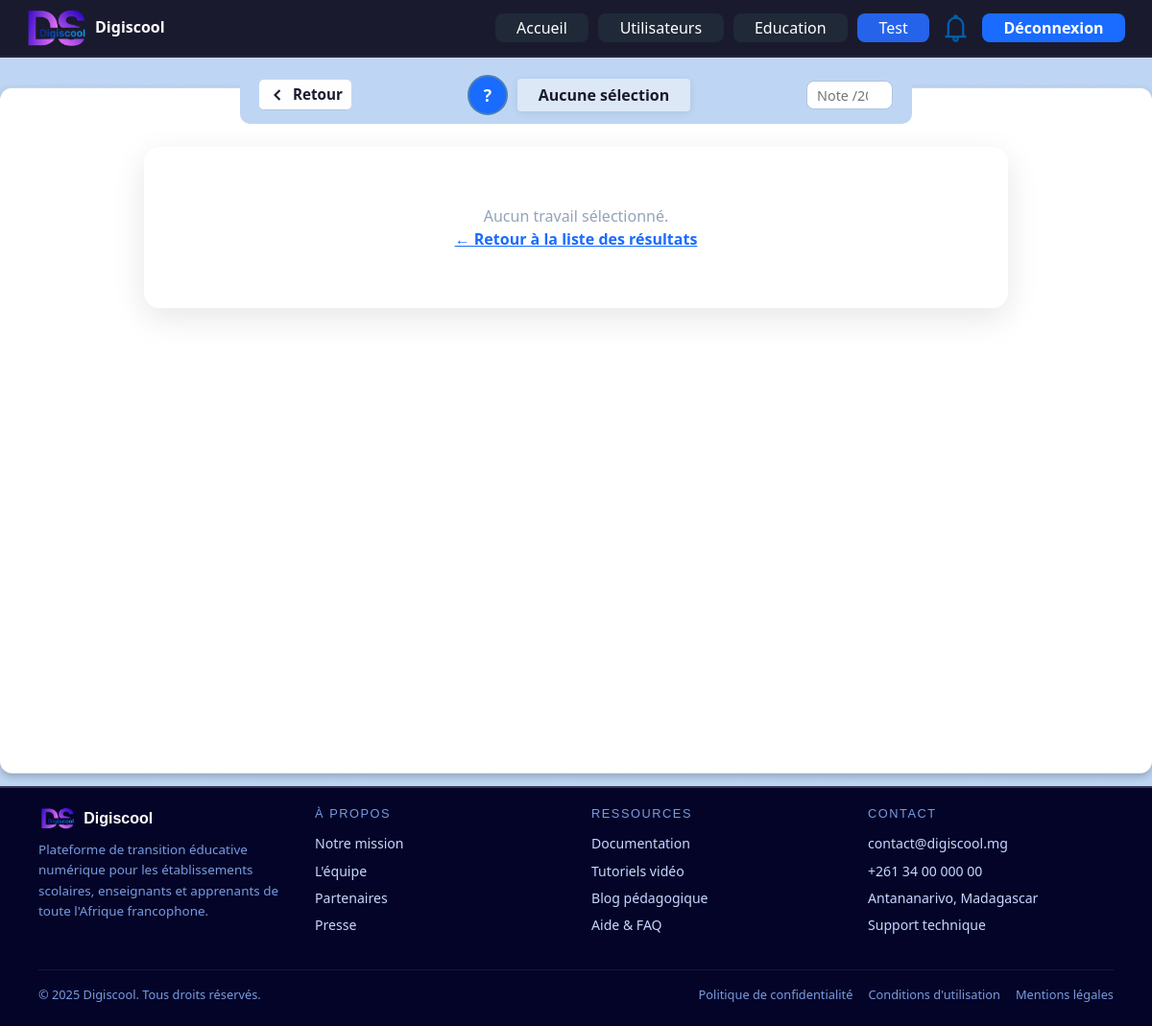
Before: /admin/test/travaille_user?result_id=4 (signed in) with the older database file.
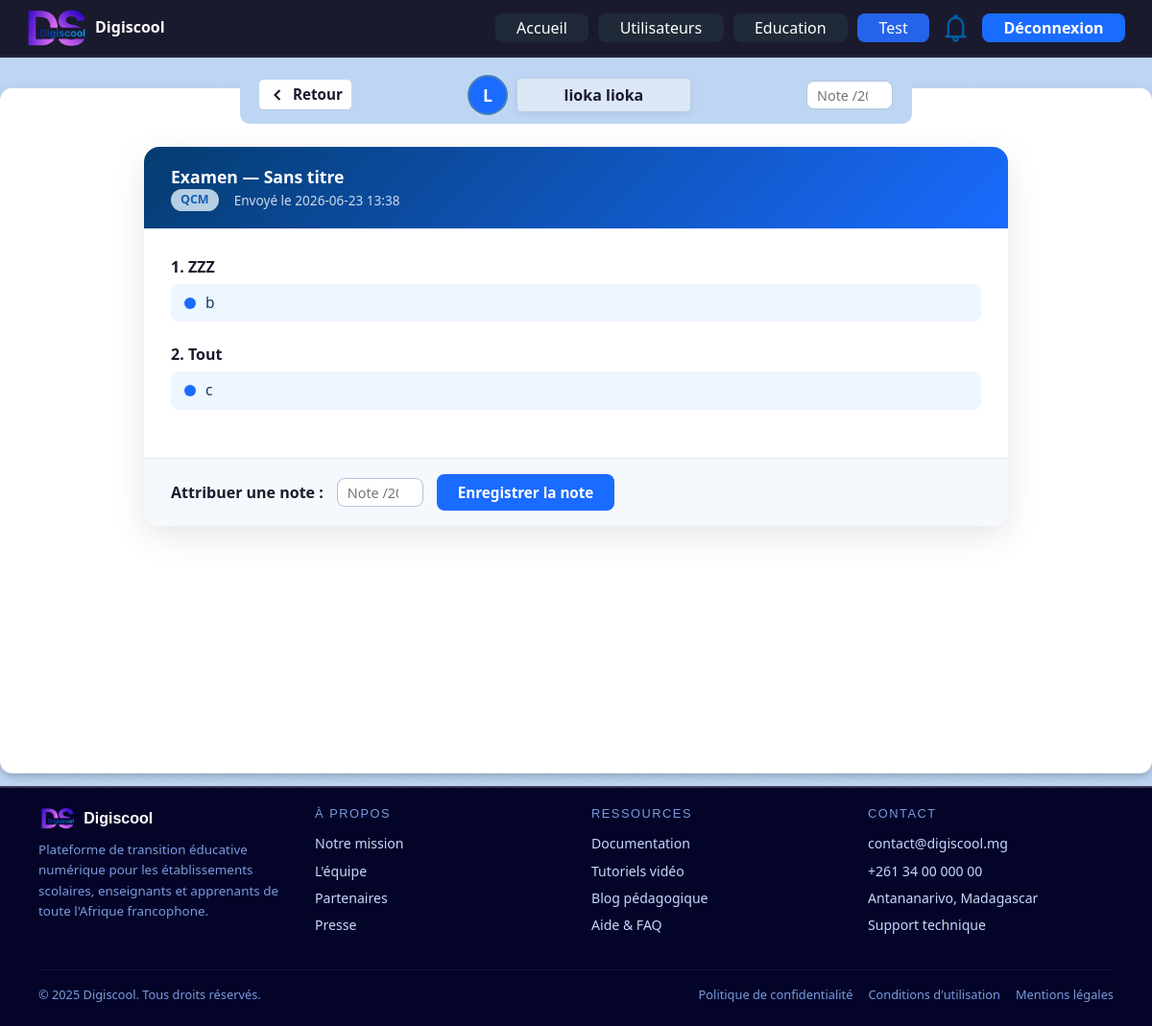
After: the same page with the newer database file.
### tables this page shows
CREATE TABLE users (
                id INTEGER PRIMARY KEY AUTOINCREMENT,
                name TEXT NOT NULL,
                email TEXT NOT NULL UNIQUE,
                password_hash TEXT NOT NULL,
                role TEXT NOT NULL DEFAULT 'user',
                created_at DATETIME DEFAULT CURRENT_TIMESTAMP
            , sexe TEXT DEFAULT '', adresse TEXT DEFAULT '', classe TEXT DEFAULT '', nom TEXT DEFAULT '', prenom TEXT DEFAULT '', statut TEXT NOT NULL DEFAULT 'En attente', dob TEXT DEFAULT '', profession TEXT DEFAULT '', etablissement TEXT DEFAULT '', filiere TEXT DEFAULT '', lien_etablissement TEXT DEFAULT '', matricule TEXT DEFAULT '', phone TEXT DEFAULT '');

CREATE TABLE tests (
                id INTEGER PRIMARY KEY AUTOINCREMENT,
                titre TEXT NOT NULL,
                type TEXT NOT NULL DEFAULT 'examen',
                content_type TEXT NOT NULL DEFAULT 'fichier',
                fichier TEXT DEFAULT '',
                texte TEXT DEFAULT '',
                qcm TEXT DEFAULT '[]',
                start_at TEXT DEFAULT '',
                end_at TEXT DEFAULT '',
                created_at DATETIME DEFAULT CURRENT_TIMESTAMP
            , categorie TEXT NOT NULL DEFAULT 'exercice', fichier_nom TEXT DEFAULT '', fichier_url TEXT DEFAULT '', contenu_texte TEXT DEFAULT '', contenu_qcm TEXT DEFAULT '[]', date_debut TEXT DEFAULT '', heure_debut TEXT DEFAULT '', date_fin TEXT DEFAULT '', heure_fin TEXT DEFAULT '', created_by INTEGER);

CREATE TABLE test_resultats (
                id INTEGER PRIMARY KEY AUTOINCREMENT,
                test_id INTEGER NOT NULL,
                user_id INTEGER NOT NULL,
                reponses TEXT DEFAULT '[]',
                note REAL,
                submitted_at DATETIME DEFAULT CURRENT_TIMESTAMP, fichier_reponse TEXT DEFAULT '',
                FOREIGN KEY(test_id) REFERENCES tests(id),
                FOREIGN KEY(user_id) REFERENCES users(id)
            );

### app.py (the view)
@app.route('/admin/test/travaille_user')
@login_required
@admin_required
def admin_travaille_user():
    result_id = request.args.get('result_id', type=int)
    with get_db() as db:
        notif_count = db.execute(
            "SELECT COUNT(*) FROM notifications WHERE user_id IN (SELECT id FROM users WHERE role='admin') AND is_read=0"
        ).fetchone()[0]
        base_query = '''
            SELECT r.*, t.titre AS test_titre, t.categorie AS test_categorie,
                   t.content_type AS test_content_type, t.fichier_nom AS test_fichier_nom,
                   t.fichier_url AS test_fichier_url, t.contenu_texte AS test_contenu_texte,
                   t.contenu_qcm AS test_contenu_qcm, u.nom AS user_nom, u.prenom AS user_prenom,
                   u.name AS user_name
            FROM test_resultats r
            JOIN tests t ON r.test_id = t.id
            JOIN users u ON r.user_id = u.id
        '''
        results = db.execute(base_query + ' ORDER BY r.submitted_at DESC').fetchall()
        selected_result = None
        selected_reponses = []
        if result_id:
            selected_result = db.execute(base_query + ' WHERE r.id = ? LIMIT 1', (result_id,)).fetchone()
            if selected_result and selected_result['reponses']:
                try:
                    selected_reponses = json.loads(selected_result['reponses'])
                except ValueError:
                    selected_reponses = []
    return render_template(
        'admin/travaille_user.html',
        notif_count=notif_count,
        results=results,
        selected_result=selected_result,
        selected_reponses=selected_reponses
    )

### app.py (called while the page is built)
def get_db():
    conn = sqlite3.connect(DB_PATH)
    conn.row_factory = sqlite3.Row
    return conn

def login_required(view):
    @wraps(view)
    def wrapped_view(*args, **kwargs):
        if 'user_id' not in session:
            return redirect(url_for('index'))
        return view(*args, **kwargs)
    return wrapped_view

def admin_required(view):
    @wraps(view)
    def wrapped_view(*args, **kwargs):
        if session.get('role') != 'admin':
            return redirect(url_for('dashboard'))
        return view(*args, **kwargs)
    return wrapped_view

### templates/admin/travaille_user.html (shortened to what this page needs)
{% extends "admin/dashboard.html" %}
{% set active_page = 'test' %}
{% block content %}
<div class="page-body">
  <div class="search-wrap">
    <div class="retour-bar">
      <button class="btn-retour" onclick="history.back()">
        <svg viewBox="0 0 24 24"><polyline points="15 18 9 12 15 6"/></svg>
        Retour
      </button>
    </div>
    <div class="user-block">
      <div class="user-avatar-circle">
        {% if selected_result %}
          {{ (selected_result.user_name or selected_result.user_prenom or 'U')[0]|upper }}
        {% else %}?{% endif %}
      </div>
      <div class="titre-resultat">
        {% if selected_result %}
          {{ selected_result.user_name or (selected_result.user_prenom ~ ' ' ~ selected_result.user_nom) }}
        {% else %}
          Aucune sélection
        {% endif %}
      </div>
    </div>
    <input type="number" class="input-note" id="note-input"
           min="0" max="20" step="0.5" placeholder="Note /20"
           value="{{ selected_result.note if selected_result and selected_result.note else '' }}">
  </div>
  <div class="work-card">
    {% if selected_result %}
      <div class="work-card-header">
        <div>
          <div class="work-card-title">
            {{ 'Examen' if selected_result.test_categorie == 'examen' else 'Exercice' }}
            — {{ selected_result.test_titre or 'Sans titre' }}
          </div>
          <div class="work-meta">
            <span class="type-badge ct-{{ selected_result.test_content_type }}">
              {{ selected_result.test_content_type|upper }}
            </span>
            <span>Envoyé le {{ selected_result.submitted_at[:16].replace('T',' ') if selected_result.submitted_at else 'N/A' }}</span>
          </div>
        </div>
      </div>
      <div class="work-body">
        {% if selected_result.test_content_type == 'qcm' %}
          {% if selected_reponses %}
            {% for item in selected_reponses %}
            <div class="qcm-block">
              <div class="qcm-question">{{ loop.index }}. {{ item.question }}</div>
              {% if item.reponse %}
                <div class="qcm-answer">
                  <span class="puce"></span>
                  <span>{{ item.reponse }}</span>
                </div>
              {% else %}
                <div class="qcm-no-answer">⚠ Pas de réponse fournie</div>
              {% endif %}
            </div>
            {% endfor %}
          {% else %}
            <div class="empty-state">Aucune réponse QCM enregistrée.</div>
          {% endif %}
        {% else %}
          <div class="empty-state">Type de contenu inconnu.</div>
        {% endif %}
      </div>
      <div class="note-bar">
        <label style="font-weight:600; color:#1a1a2e;">Attribuer une note :</label>
        <input type="number" id="note-bar-input" class="input-note"
               min="0" max="20" step="0.5" placeholder="Note /20"
               value="{{ selected_result.note if selected_result.note else '' }}">
        <button class="btn-note" onclick="saveNote({{ selected_result.id }})">
          Enregistrer la note
        </button>
      </div>
    {% else %}
      <div class="empty-state" style="padding:60px;">
        Aucun travail sélectionné.<br>
        <a href="/admin/test/resultats" style="color:#1a6bff; font-weight:600;">
          ← Retour à la liste des résultats
        </a>
      </div>
    {% endif %}
  </div>
</div>
{% endblock %}

Changed rows visible on the page:
now on this page (row unchanged): users: name "L", name "lioka lioka"
added tests: categorie "Examen", titre "Sans titre", test_content_type "QCM"
added test_resultats: submitted_at "2026-06-23 13:38"
Other visible differences:
text no longer shown: "? Aucune sélection Aucun travail sélectionné. ← Retour à la liste des résultats"
text now shown: "— Envoyé le Attribuer une note : Enregistrer la note"
new list line: "1 . ZZZ b"
new list line: "2 . Tout c"
